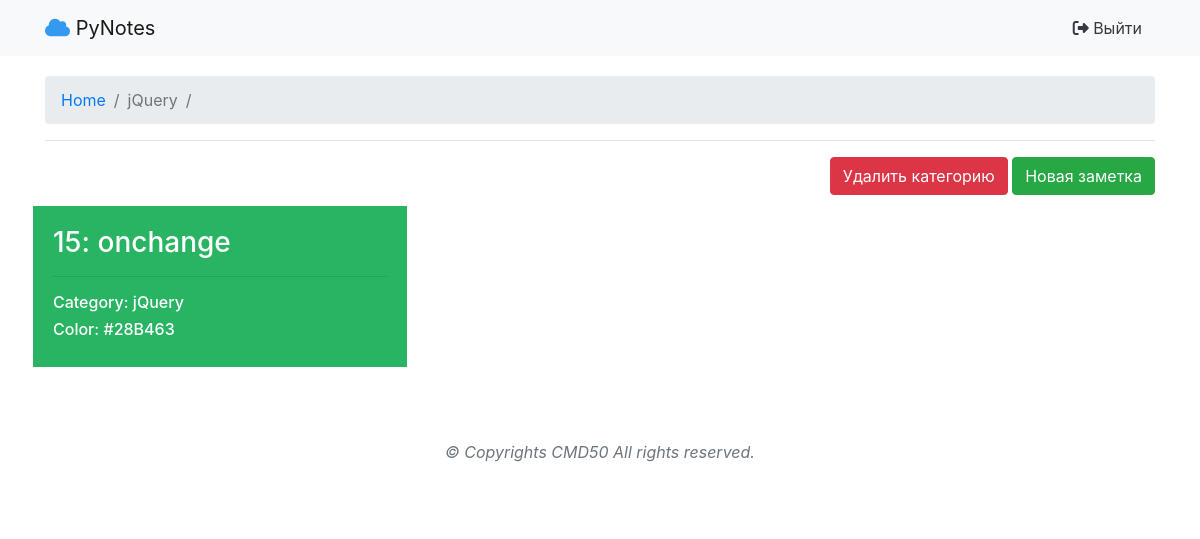
Screenshot of /categories/7/notes/ (signed in) with the database file from the repository.
### PyNotes/apps/notes/models.py (models this page shows, shortened)
class Category(models.Model):
    name = models.CharField('Название', max_length=30, default=None)
    color = models.ForeignKey(Color, on_delete=models.CASCADE, default=None)
    user = models.ForeignKey(User, on_delete=models.CASCADE, default=None)
    def __str__(self):
        return self.name
    class Meta:
        verbose_name = 'Категория'
        verbose_name_plural = 'Категории'

class Note(models.Model):
    title = models.CharField('Титул', max_length=30, default=None)
    text = models.TextField('Заметка', default=None)
    category = models.ForeignKey(Category, on_delete=models.CASCADE, default=None)
    user = models.ForeignKey(User, on_delete=models.CASCADE, default=None)
    class Meta:
        verbose_name = 'Заметка'
        verbose_name_plural = 'Заметки'

class Color(models.Model):
    rgb = models.CharField('RGB', max_length=20, default="#532f8c")
    name = models.CharField('Название', max_length=20, default="Стандартный")
    class Meta:
        verbose_name = 'Цвет'
        verbose_name_plural = 'Цвета'

### PyNotes/apps/notes/views.py (the view)
# urls.py: path('<int:category_id>/notes/', views.categoryById, name='categoryById'),
@login_required
def categoryById(request, category_id):
    category = Category.objects.get(id=category_id)
    notes = Note.objects.filter(category=category_id)
    return render(request, 'notes/notes.html', { 'notes' : notes, 'category' : category })

### PyNotes/templates/notes/notes.html (shortened to what this page needs)
{% extends "notes/_layout.html" %}
{% load static %}
{% block content %}
<div class="container" style="padding-top:20px;padding-bottom:50px;">
    <nav aria-label="breadcrumb">
        <ol class="breadcrumb">
            <li class="breadcrumb-item"><a href="{% url 'categories' %}">Home</a></li>
            <li class="breadcrumb-item active" aria-current="page">{{ category }}</li>
            <li class="breadcrumb-item active" aria-current="page"></li>
        </ol>
    </nav>
    <hr>
    <div class="row">
        <div class="col-md-12 text-right mb-2">
            <a href="#" class="btn btn-danger"> Удалить категорию</a>
            <a href="{% url 'createNote' category_id=category.id %}" class="btn btn-success"> Новая заметка</a>
        </div>
        {% for note in notes %}
            <a href="{% url 'noteById' category_id=note.category.id note_id=note.id is_success=None %}" class="col-md-4 fx-col" style="background:{{ category.color.rgb }}">
                <h3>{{ note.id }}: {{ note.title }}</h3>
                <hr>
                <h6>Category: {{ category }}</h6>
                <h6>Color: {{ category.color.rgb }}</h6>
            </a>
        {% endfor %}
    </div>
</div>
{% endblock %}

### PyNotes/templates/notes/notes.html (style rules this page uses)
.fx-col { margin-bottom:20px; color:white; padding:20px; border:3px solid white; transition:all ease 0.3s; }

### rows the page displays
Category: name "jQuery", color.rgb "#28B463"
Note: id "15", title "onchange"
